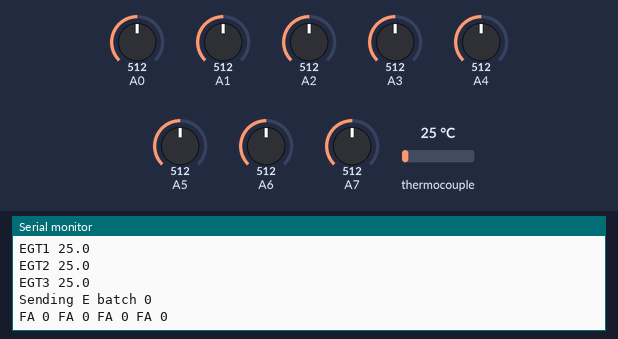
Bench run of a sketch on a simulated Arduino Uno, built with avr-gcc and run on an emulated ATmega328P. Shown: the last lines printed to the serial monitor. The inputs (shaded band) are chosen by the test bench; at power-on: thermocouple 25 °C, A0 = 512, A1 = 512, A2 = 512, A3 = 512, A4 = 512, A5 = 512, A6 = 512, A7 = 512.

Above: at 2.2 s.
2.3 s: thermocouple set to 6 °C
At 2.83 s:
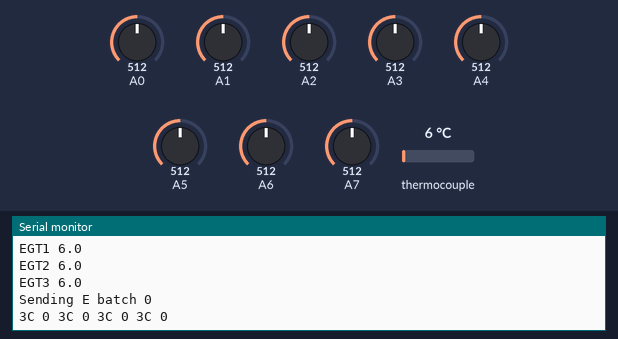
4.5 s: thermocouple set to 75 °C
At 4.85 s:
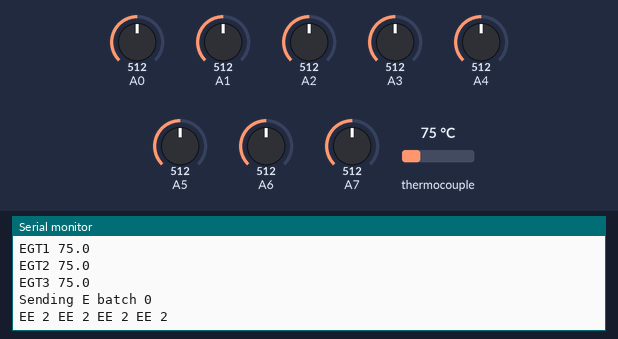
6.5 s: thermocouple set to 150 °C
At 6.87 s:
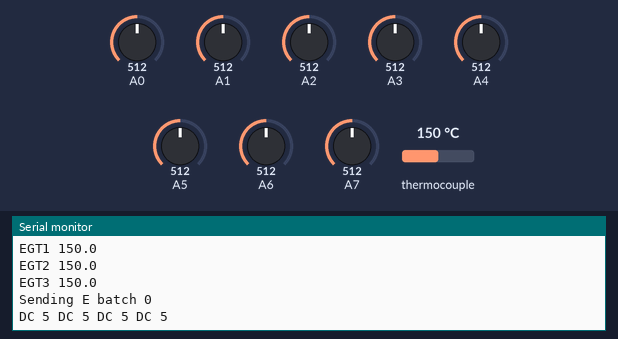
8.5 s: thermocouple set to 225 °C
At 8.88 s:
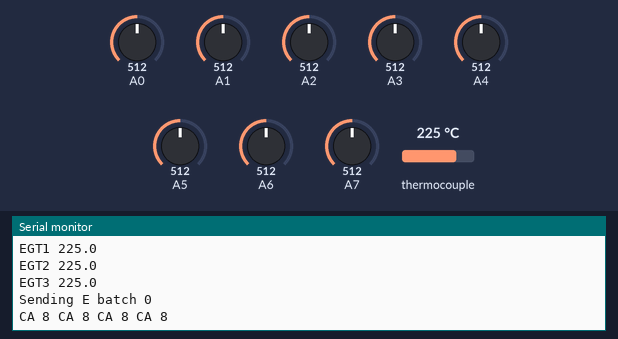
10.5 s: thermocouple set to 294 °C
At 10.9 s:
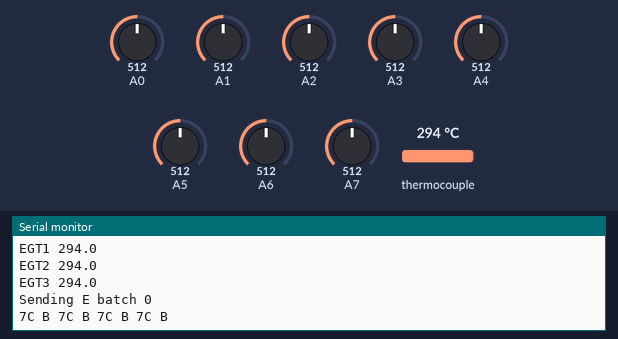
12.6 s: thermocouple set to 1 °C
At 12.91 s:
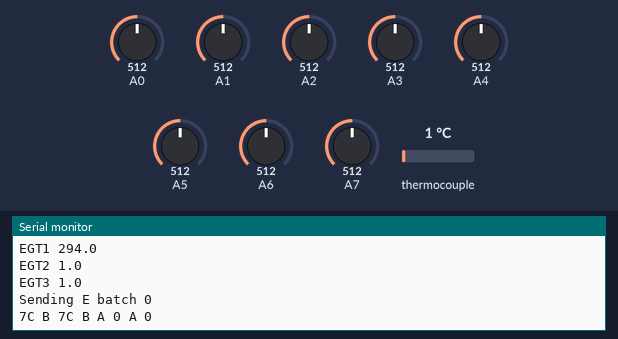
Timing chart, 0 to 15.6 s (numbered marks = the images above; inputs shaded):
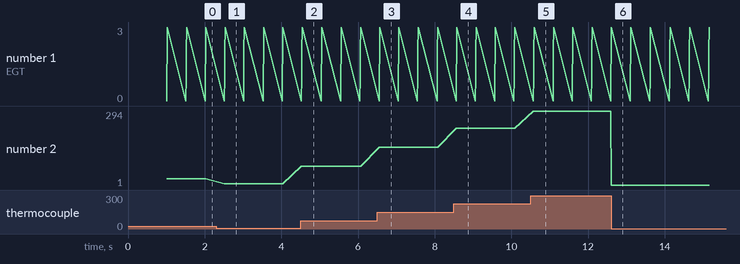

The sketch:

CANSensors.ino
```cpp
// (licence header left out)
#include <SPI.h>
#include "Adafruit_MAX31855.h"
#include "mcp_can.h"

//Pin CAN chip select is connected to
#define CAN_CS_PIN 10

//Numer of thermocouples
#define N_TK 4

//Number of analog sensors
#define N_SENSORS 8

#define MOSI 11
#define MISO 12
#define SCLK 13

//CAN ID of EGT and sensors. Each additional batch of 4 values will increment this id by 1.
#define CAN_EGT_BASE_ID 0x120
#define CAN_SENSORS_BASE_ID 0x140

//How often to send EGT and analog sensors
#define EGT_INTERVAL 500

#define SENSOR_INTERVAL 500

#define SENSOR_MEASURE_INTERVAL 100

#define CAN_SPEED CAN_1000KBPS

//Average analog sensor measurements over this many data points
#define SENSOR_WINDOW 8

//Pins to the thermocouples chip select
const byte tk_cs_pins[N_TK] = { 6, 7, 8, 9 };

//const byte sensor_pins[N_SENSORS] = {0, 1, 2, 3, 4, 5, 6, 7};
const byte sensor_pins[8] = {0, 1, 2, 3, 4, 5, 6, 7};

double tk_values[N_TK];
int sensor_values[N_SENSORS][SENSOR_WINDOW];

int sensor_pos;

//When EGT and analog sensors last were read
unsigned long last_egt=0, last_sensor_send=0, last_sensor_measure=0;

Adafruit_MAX31855 *thermocouples[N_TK];

MCP_CAN CAN(CAN_CS_PIN);

void setup() {
  Serial.begin(115200);

  byte can_status = CAN.begin(CAN_SPEED);

  byte attempts=0;

  while(can_status != CAN_OK && ++attempts<20)
  {
    Serial.print(F("Could not init CAN, retrying..."));
    Serial.println(attempts);
    delay(250);
    can_status = CAN.begin(CAN_SPEED);
  }


  if(can_status== CAN_OK)
  {
    Serial.println(F("CAN MCP2515 init ok!"));
  }
  else
  {
    Serial.println(F("Could not initialize CAN MCP2515!"));
  }

  Serial.println(F("Initializing thermocouples"));
  for(int i=0; i<N_TK; ++i)
  {
    thermocouples[i] = new Adafruit_MAX31855(tk_cs_pins[i]);
  }

  Serial.println(F("Waiting for thermocouples to settle"));

  //Initialize all sensor values with current value
  sensor_pos = 0;
  for(int i=0; i<N_SENSORS; ++i)
  {
    ReadSensors();
  }

  delay(1000);

  Serial.println(F("Running"));

}

void SendEGT()
{
  //Send data in batches of 4
  for(int batch=0; batch*4<N_TK; ++batch)
  {
      //Init whole buffer in case not all four slots are used
      uint8_t buf[8] = {0x00, 0x00, 0x00, 0x00, 0x00, 0x00, 0x00, 0x00};
      for(int i=0; i+batch*4 < N_TK; ++i)
      {
        byte n = batch*4+i;

        double fval = tk_values[n] = thermocouples[n]->readCelsius();

        unsigned int ival;

        Serial.print("EGT");
        Serial.print(i);
        Serial.print(" ");
        Serial.println(fval, 1);


        if(isnan(fval)) //Just silently skip broken thermocouples
        {
          ival = 0;
        }
        else if(fval < 0) //Set all negative temperatures to zero
        {
          ival = 0;
        }
        else
        {
          ival = fval*10;
        }

        //Enforce little endian
        buf[2*i] = ival & 0x00FF;
        buf[2*i+1] = (ival & 0xFF00) >> 8;

        delay(5);
      }

      Serial.print("Sending E batch ");
      Serial.println(batch);
//      Serial.print("0x");Serial.print(CAN_EGT_BASE_ID + batch, HEX);Serial.print(" ");
      for(int i=0; i<8; ++i)
      {
        Serial.print(buf[i], HEX);
        Serial.print(" ");
      }
      Serial.println();
      CAN.sendMsgBuf(CAN_EGT_BASE_ID + batch, 0, 8, buf);
  }
  Serial.println();
}


void ReadSensors()
{
  //Serial.println("Reading sensors");
  for(int i=0; i< N_SENSORS; ++i)
  {
    sensor_values[i][sensor_pos] = analogRead(sensor_pins[i]);

  }

  //Move to next slot in sensor value list
  if(++sensor_pos >= SENSOR_WINDOW) sensor_pos=0;

}
void SendSensors()
{
  //Send data in batches of 4
  for(int batch=0; batch*4<N_SENSORS; ++batch)
  {
      //Serial.print("Sending S batch ");
      //Serial.println(batch);
      //Init whole buffer in case not all four slots are used
      uint8_t buf[8] = {0x00, 0x00, 0x00, 0x00, 0x00, 0x00, 0x00, 0x00};

      for(int i=0; i<4; ++i)
      {

        byte n = batch*4+i;

        if(n>=N_SENSORS)
        {
          break;
        }

        //Serial.print("SENSOR#");Serial.print(n);
        //Serial.print(" ");


        //Just send the raw analog value (0-1023) and let the receiver deal with scaling and units
        long val=0;

        for(int j=0; j<SENSOR_WINDOW; ++j)
        {
          val += sensor_values[n][j];
        }

        int ival = val / SENSOR_WINDOW;

        //Serial.println(ival);


        //Enforce big endian
        buf[2*i] = (ival & 0xFF00) >> 8;
        buf[2*i+1] = ival & 0x00FF;

      }

      /*
      for(int i=0; i<8; ++i)
      {
        Serial.print(buf[i], HEX);
        Serial.print(" ");
      }
      Serial.println();
      */

      CAN.sendMsgBuf(CAN_SENSORS_BASE_ID + batch, 0, 8, buf);
  }
  //Serial.println();
}


void loop() {
  long now = millis();
  if(now > last_egt+EGT_INTERVAL)
  {
    last_egt = now;
    SendEGT();
  }
  if(now > last_sensor_measure+SENSOR_MEASURE_INTERVAL)
  {
    last_sensor_measure = now;
    ReadSensors();
  }
  if(now > last_sensor_send+SENSOR_INTERVAL)
  {
    last_sensor_send = now;
    SendSensors();
  }
  digitalWrite(13, HIGH);
  delay(10);
  digitalWrite(13, LOW);
}
```

Measured:
- after the input at 2.3 s, the serial monitor: prints a new line after 0.21 s (image 1)
- after the input at 4.5 s, the serial monitor: prints a new line at once (image 2)
- after the input at 6.5 s, the serial monitor: prints a new line after 0.05 s (image 3)
- after the input at 8.5 s, the serial monitor: prints a new line after 0.06 s (image 4)
- after the input at 10.5 s, the serial monitor: prints a new line after 0.08 s (image 5)
- after the input at 12.6 s, the serial monitor: prints a new line at once (image 6)
- plotted number 2: 25 → 6 after the input at 2.3 s, 6 → 75 after the input at 4.5 s, 75 → 150 after the input at 6.5 s, 150 → 225 after the input at 8.5 s, 225 → 294 after the input at 10.5 s
